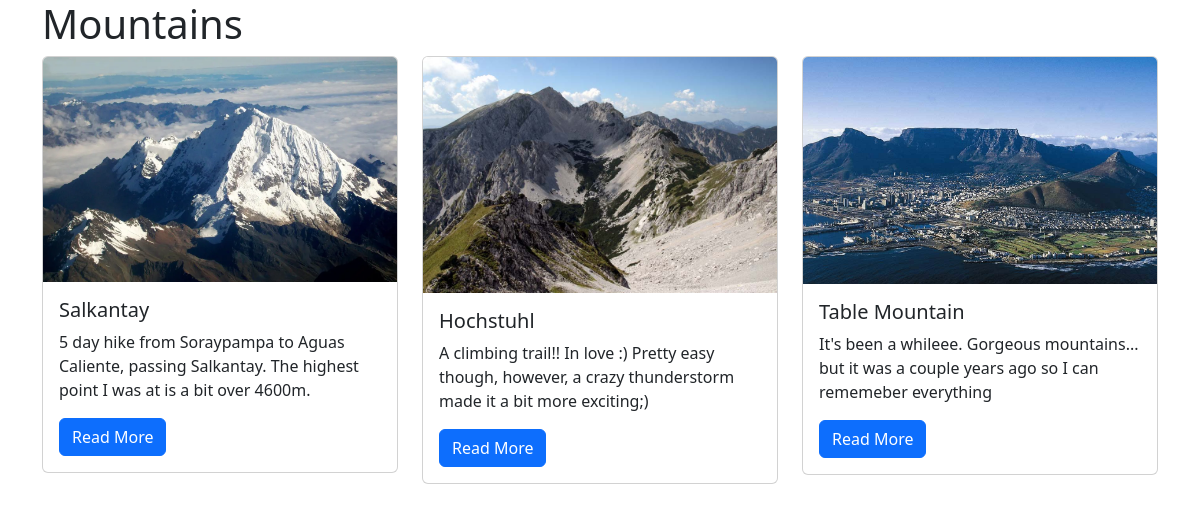
The app's page /mountains/ with its own data.
### mountains/models.py (models this page shows)
class Mountain(models.Model):
    name = models.CharField(max_length=100) # works for short strings and specifies a maximum length
    height = models.IntegerField() # in meters
    country = models.CharField(max_length=100)
    difficulty = models.IntegerField() # number between 1 (easy) and 10 (fucking hardddd)
    comment = models.TextField() # good for longer text - CharField and TextField are built-in model field types (comes with Django)
    first_image = models.FileField(upload_to = "mountain_images/", blank = True)
    detail_image = models.FileField(upload_to = "mountain_images/", blank = True) # blank = True, so it is okay if no pic

### mountains/views.py (the view)
# urls.py: path("", views.mountain_index, name="mountain_index"),
def mountain_index(request):
    mountains = Mountain.objects.all()
    context = {
        "mountains" : mountains
    }
    return render(request, "mountains/mountain_index.html", context)

### mountains/templates/mountains/mountain_index.html
{% extends "base.html" %}
{% block page_content %}
<h1>Mountains</h1>
<div class="row">
{% for mountain in mountains %}
    <div class="col-md-4">
        <div class="card mb-2">
            {% if mountain.first_image %}
                <img class="card-img-top" src="{{ mountain.first_image.url }}">
            {% endif %}
            <div class="card-body">
                <h5 class="card-title">{{ mountain.name }}</h5>
                <p class="card-text">{{ mountain.comment }}</p>
                <a href="{% url 'mountain_detail' mountain.pk %}"
                   class="btn btn-primary">
                    Read More
                </a>
            </div>
        </div>
    </div>
    {% endfor %}
</div>
{% endblock %}

### templates/base.html (shortened to what this page needs)
 <!DOCTYPE html>
<html lang="en">
<head>
    <link
        href="https://cdn.jsdelivr.net/npm/bootstrap@5.3.1/dist/css/bootstrap.min.css"
        rel="stylesheet"
    >
</head>
<body class="container">
{% block page_content %}{% endblock page_content %}
</body>
</html>

### records on screen
Mountain: first_image (picture), name "Salkantay", comment "5 day hike from Soraypampa to Aguas Caliente, passing Salkantay. The highest point I was at is a bit over 4600m."
Mountain: first_image (picture), name "Hochstuhl", comment "A climbing trail!! In love :) Pretty easy though, however, a crazy thunderstorm made it a bit more exciting;)"
Mountain: first_image (picture), name "Table Mountain", comment "It's been a whileee. Gorgeous mountains... but it was a couple years ago so I can rememeber everything"
